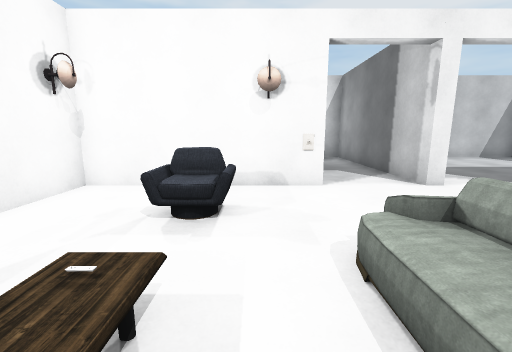
view 1 (above)

15 first-person views from a walk through a 3-D level made in the Unity game engine. The camera is 1.5 m above the floor, tilts 10° down and sees 90° across. The floor is counted in squares, 1 m on a side. Each view is taken from the middle of a square. On the plan, view 1 faces up. The plan holds only what a view shows up to about 13 squares ahead; the rest is blank. The player is left out. Some animated figures are not drawn.

view 2
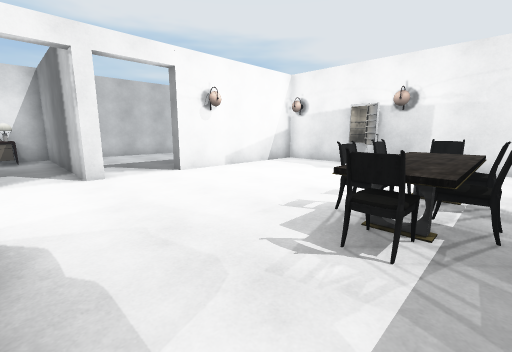

view 3
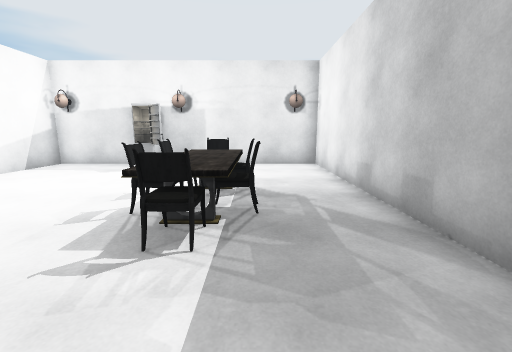

view 4
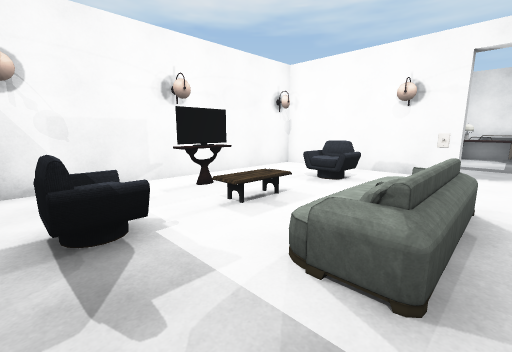

view 5
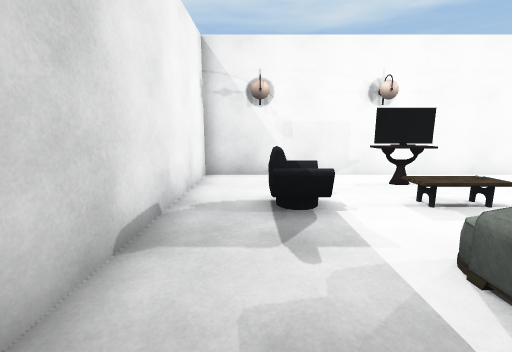

view 6
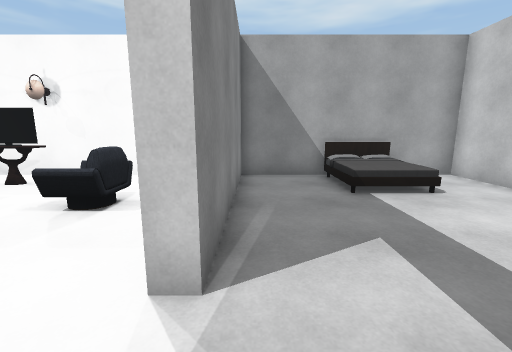

view 7
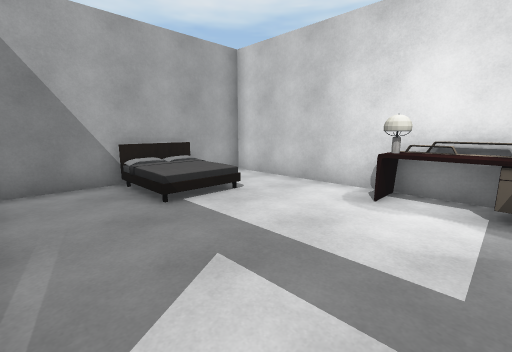

view 8
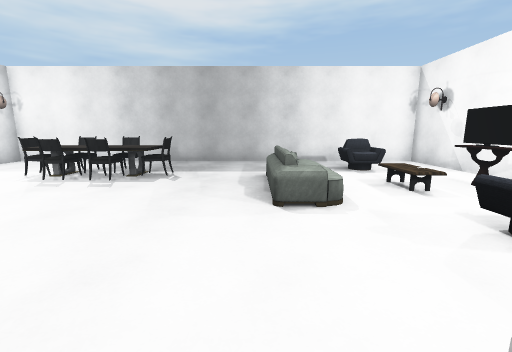

view 9
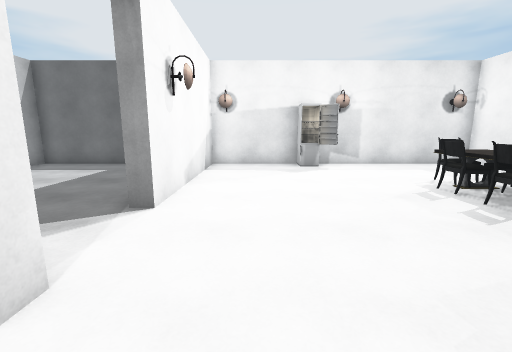

view 10
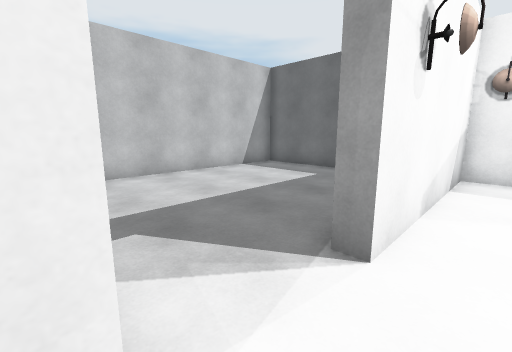

view 11
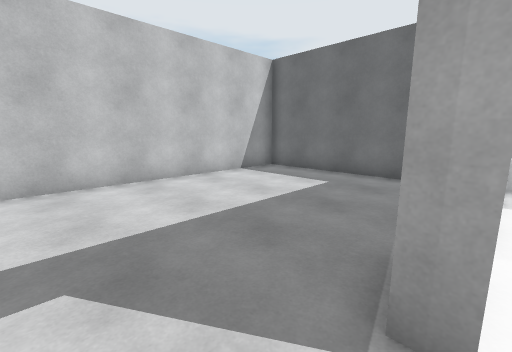

view 12
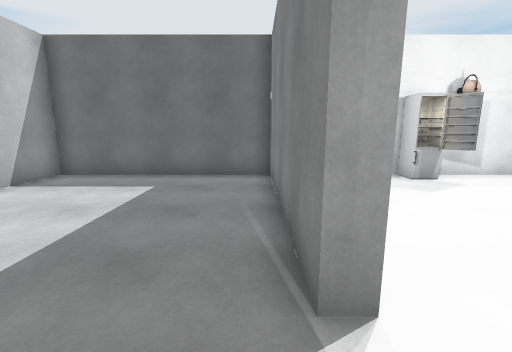

view 13
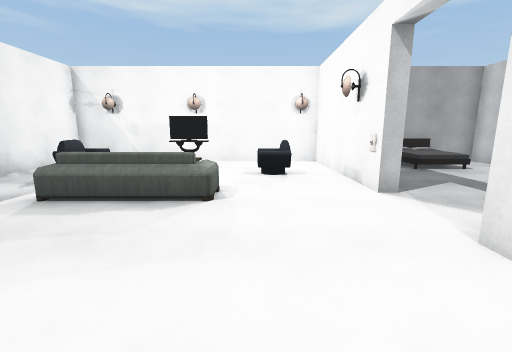

view 14
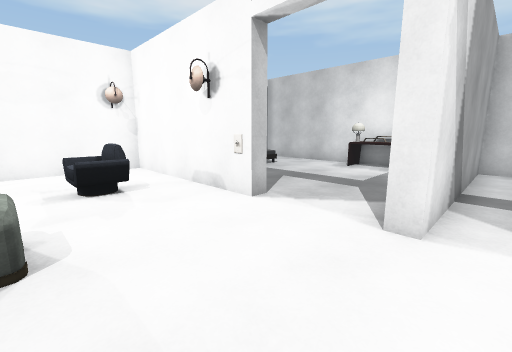

view 15
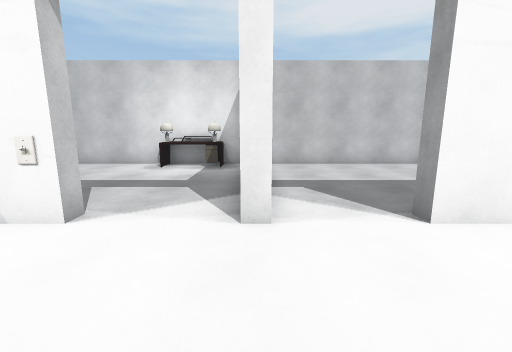

### Floor plan
Ten units are one square. View 1 is at (0, 0); x grows to the right and y downward. Boxes are objects, and circles mark ways between rooms. Rooms are numbered by the first view taken in them; rooms with no view inside come last. Other rooms are left out.
<svg viewBox="-52 -152 205 204">
<path fill="none" stroke="#000" d="M53 -70 48 -70 48 -147 -47 -147 -47 -75 6 -75M6 -70 -47 -70 -47 47 148 47 148 -22M148 -30 148 -70 79 -70M79 -70 79 -75 148 -75 148 -147 53 -147 53 -70"/>
<rect x="-45" y="-125" width="30" height="30" fill="#bbb"><title>bed</title></rect>
<rect x="-35" y="-5" width="10" height="10" fill="#bbb"><title>console</title></rect>
<rect x="-35" y="-15" width="10" height="10" fill="#bbb"><title>TV</title></rect>
<rect x="-35" y="-25" width="10" height="10" fill="#bbb"><title>console</title></rect>
<rect x="-25" y="15" width="20" height="20" fill="#bbb"><title>armchair</title></rect>
<rect x="-25" y="-55" width="20" height="20" fill="#bbb"><title>armchair</title></rect>
<rect x="5" y="-75" width="10" height="10" fill="#bbb"><title>other object</title></rect>
<rect x="5" y="-145" width="10" height="10" fill="#bbb"><title>lamp</title></rect>
<rect x="15" y="-145" width="10" height="10" fill="#bbb"><title>table</title></rect>
<rect x="25" y="5" width="10" height="10" fill="#bbb"><title>sofa</title></rect>
<rect x="25" y="-145" width="10" height="10" fill="#bbb"><title>other object</title></rect>
<rect x="65" y="15" width="10" height="10" fill="#bbb"><title>table</title></rect>
<rect x="65" y="5" width="10" height="10" fill="#bbb"><title>chair</title></rect>
<rect x="65" y="-5" width="20" height="10" fill="#bbb"><title>chair</title></rect>
<rect x="75" y="5" width="10" height="20" fill="#bbb"><title>chair</title></rect>
<rect x="85" y="15" width="20" height="10" fill="#bbb"><title>chair</title></rect>
<rect x="85" y="-5" width="20" height="20" fill="#bbb"><title>chair</title></rect>
<rect x="95" y="5" width="10" height="10" fill="#bbb"><title>chair</title></rect>
<rect x="125" y="-35" width="20" height="20" fill="#bbb"><title>fridge</title></rect>
<circle cx="65" cy="-75" r="3" fill="#2a7"/>
<text x="40" y="-30">1</text>
<text x="100" y="-110">2</text>
</svg>
Room 1 opens to room 2.

Where each view was taken, in squares from view 1:
view 1: 0 up, 0 right, facing up
view 2: 2 down, 3 right, facing up-right
view 3: 2 down, 3 right, facing right
view 4: 3 down, 3 right, facing up-left
view 5: 3 down, 4 right, facing left
view 6: 8 up, 4 right, facing left
view 7: 8 up, 3 right, facing up-left
view 8: 8 up, 3 right, facing down
view 9: 5 up, 3 right, facing right
view 10: 6 up, 5 right, facing up-right
view 11: 7 up, 6 right, facing up-right
view 12: 8 up, 6 right, facing right
view 13: 4 up, 8 right, facing left
view 14: 3 up, 6 right, facing up-left
view 15: 3 up, 5 right, facing up
